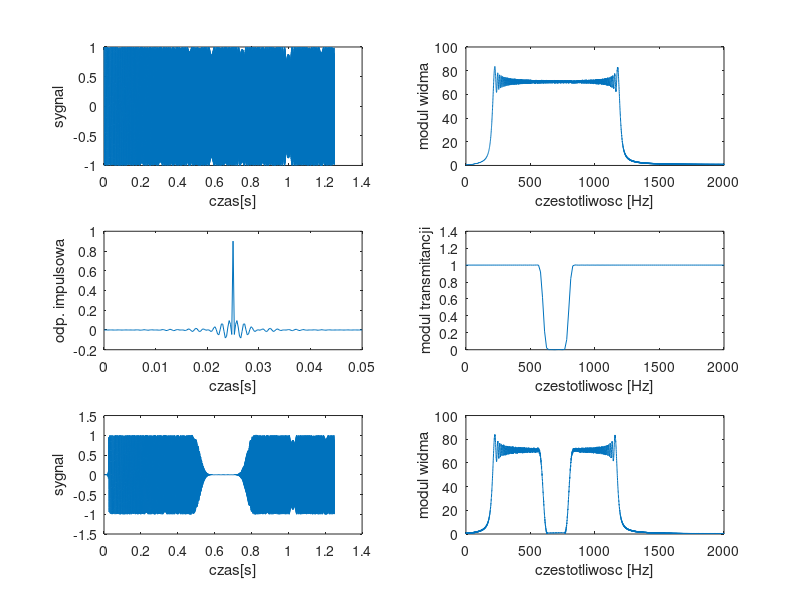

This chart was generated by the following MATLAB code:
clear all;
close all;

N=5000;
fp=4000;
t=(0:N-1)*1/fp;
x=chirp(t,200,(N-1)/fp,1200);
figure(1)
subplot(321)
plot(t,x)
xlabel('czas[s]');
ylabel('sygnal');
Nf=2^nextpow2(N);
N21=Nf/2+1;
v=fft(x,Nf);
w=abs(v);
f=linspace(0,fp/2,N21);
subplot(322)
plot(f,w(1:N21))
xlabel('czestotliwosc [Hz]')
ylabel('modul widma')

M=201; %dlugosc filtru
fg=[600,800];
fgu=fg/(fp/2);
h=fir1(M-1,fgu,'stop');
th=(0:M-1)*1/fp;
subplot(323)
plot(th,h)
xlabel('czas[s]');
ylabel('odp. impulsowa');

Nfh=256;
N21h=Nfh/2+1;
fh=linspace(0,fp/2,N21h);
vh=fft(h,Nfh);
wh=abs(vh);
subplot(324)
plot(fh,wh(1:N21h))
xlabel('czestotliwosc [Hz]')
ylabel('modul transmitancji');

y=filter(h,1,x);
subplot(325)
plot(t,y)
xlabel('czas[s]');
ylabel('sygnal');

vy=fft(y,Nf);
wy=abs(vy);
subplot(326)
plot(f,wy(1:N21));
xlabel('czestotliwosc [Hz]');
ylabel('modul widma');


